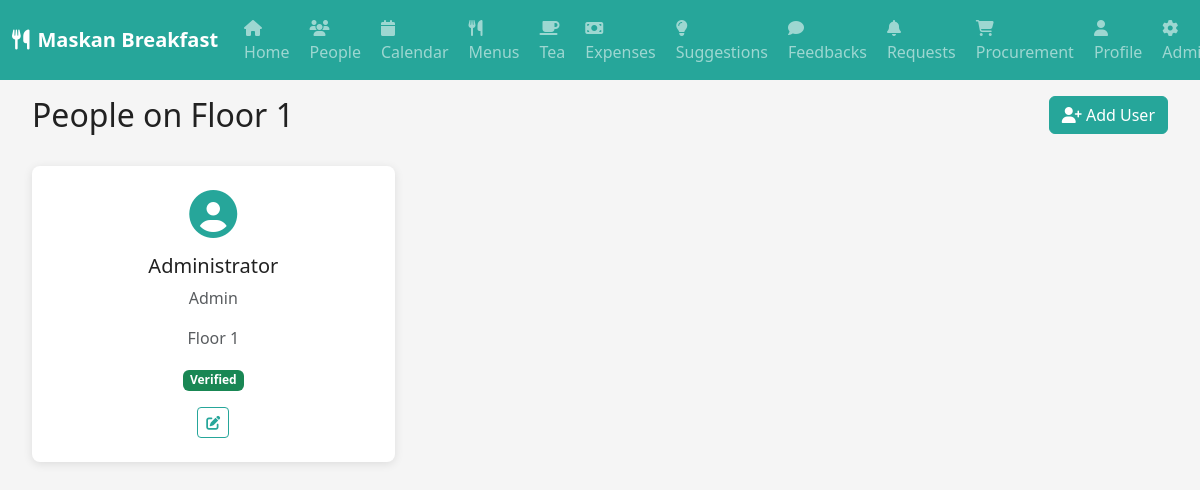
Screenshot of /people (signed in) with the database file from the repository.
### models.py (models this page shows)
class User(db.Model):
    id = db.Column(db.Integer, primary_key=True)
    username = db.Column(db.String(64), unique=True, nullable=True)
    email = db.Column(db.String(120), unique=True, nullable=False)
    password_hash = db.Column(db.String(256))
    role = db.Column(db.String(20), nullable=False)
    floor = db.Column(db.Integer, nullable=True)
    is_verified = db.Column(db.Boolean, default=False)
    profile_pic = db.Column(db.String(200), nullable=True)
    created_at = db.Column(db.DateTime, default=datetime.utcnow)
    updated_at = db.Column(db.DateTime, default=datetime.utcnow, onupdate=datetime.utcnow)

### routes.py (the view)
@app.route('/people')
def people():
    if 'user_id' not in session:
        return redirect(url_for('login'))
    user = User.query.get(session['user_id'])
    users = User.query.filter_by(floor=user.floor).all()
    return render_template('people.html', user=user, users=users)

### routes.py (called while the page is built)
@app.context_processor
def inject_user():
    if 'user_id' in session:
        user = User.query.get(session['user_id'])
        return dict(current_user=user)
    return dict(current_user=None)

### templates/people.html (shortened to what this page needs)
{% extends "base.html" %}
{% block content %}
<div class="container-fluid">
    <div class="row mb-4">
        <div class="col-md-6">
            <h2>People on Floor {{ current_user.floor }}</h2>
        </div>
        <div class="col-md-6 text-end">
            {% if current_user.role == 'admin' %}
            <button class="btn btn-teal" data-bs-toggle="modal" data-bs-target="#addUserModal">
                <i class="fas fa-user-plus"></i> Add User
            </button>
            {% endif %}
        </div>
    </div>
    <div class="row">
        {% for person in users %}
        <div class="col-md-6 col-lg-4 mb-3">
            <div class="people-card">
                <div class="people-avatar">
                    <i class="fas fa-user-circle fa-3x"></i>
                </div>
                <div class="people-info">
                    <h5>{{ person.username or person.email }}</h5>
                    <p class="text-muted">{{ person.role.title() }}</p>
                    <p class="text-muted">Floor {{ person.floor }}</p>
                    {% if person.is_verified %}
                        <span class="badge bg-success">Verified</span>
                    {% else %}
                        <span class="badge bg-warning">Pending Verification</span>
                    {% endif %}
                </div>
                {% if current_user.role == 'admin' %}
                <div class="people-actions">
                    <button class="btn btn-sm btn-outline-teal" onclick="editUser({{ person.id }})">
                        <i class="fas fa-edit"></i>
                    </button>
                </div>
                {% endif %}
            </div>
        </div>
        {% endfor %}
    </div>
</div>
{% endblock %}

### static/style.css (style rules this page uses)
:root { --teal-primary: #26A69A; --teal-dark: #00695C; --teal-light: #4DB6AC; --teal-lighter: #B2DFDB; --white: #FFFFFF; --light-gray: #F5F5F5; --gray: #9E9E9E; --dark-gray: #424242; --black: #212121; --success: #4CAF50; --warning: #FF9800; --danger: #F44336; --info: #2196F3; --shadow: 0 2px 10px rgba(0,0,0,0.1); --shadow-hover: 0 4px 20px rgba(0,0,0,0.15); --border-radius: 8px; --transition: all 0.3s ease; }
* { box-sizing: border-box; }
body { font-family: 'Segoe UI', Tahoma, Geneva, Verdana, sans-serif; background-color: var(--light-gray); color: var(--black); transition: var(--transition); }
.btn-teal { background-color: var(--teal-primary); border-color: var(--teal-primary); color: var(--white); transition: var(--transition); }
.btn-outline-teal { color: var(--teal-primary); border-color: var(--teal-primary); transition: var(--transition); }
.people-card { background: var(--white); border-radius: var(--border-radius); padding: 1.5rem; box-shadow: var(--shadow); transition: var(--transition); text-align: center; }
.people-avatar { color: var(--teal-primary); margin-bottom: 1rem; }
.people-info h5 { margin-bottom: 0.5rem; color: var(--black); }
.people-actions { margin-top: 1rem; }
.badge { font-size: 0.75em; padding: 0.4em 0.6em; }

### rows the page displays
User: floor "1", username "Administrator", role "Admin", is_verified "Verified"
